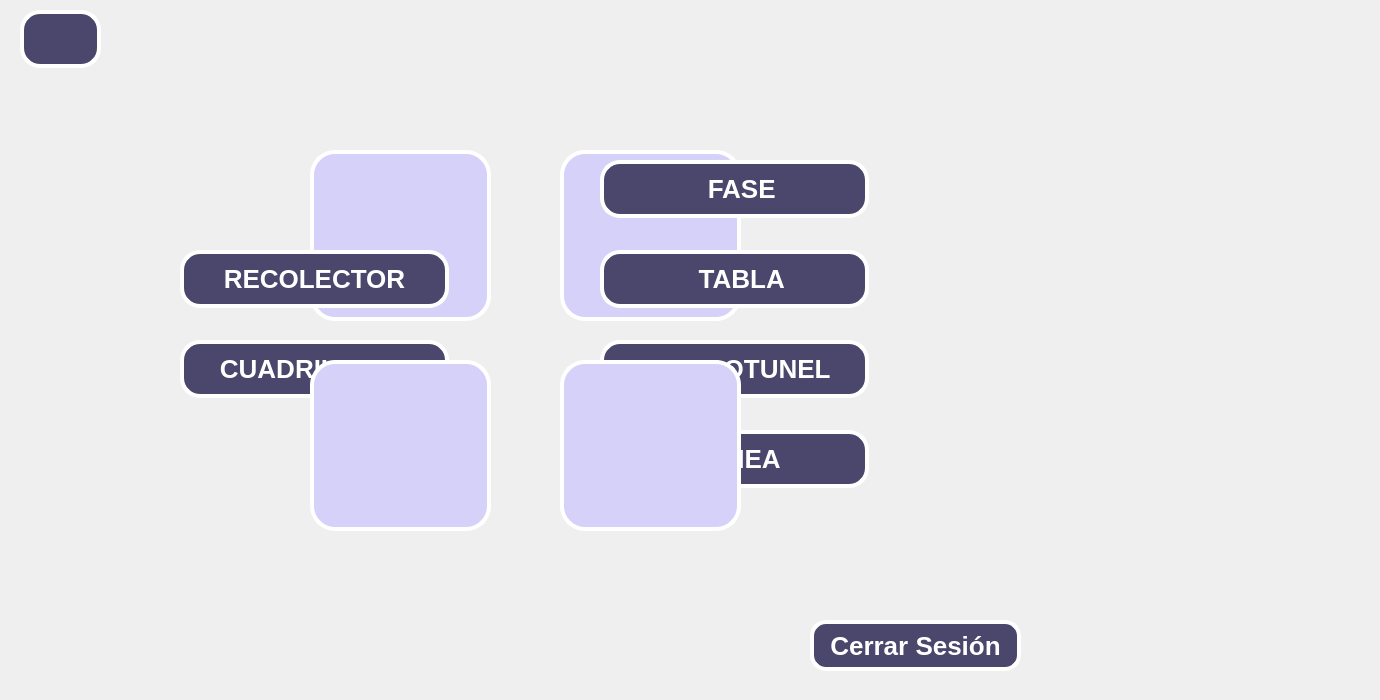
    <widget class="QWidget" name="main_page">
     <widget class="QLabel" name="Fondo_Lbl">
      <property name="geometry">
       <rect>
        <x>-280</x>
        <y>0</y>
        <width>1371</width>
        <height>691</height>
       </rect>
      </property>
      <property name="font">
       <font>
        <family>Segoe UI</family>
        <pointsize>12</pointsize>
        <weight>75</weight>
        <bold>true</bold>
       </font>
      </property>
      <property name="styleSheet">
       <string notr="true">background-image: url(:/images/iconos/fondos/arandanos_fondo_2.jpg);</string>
      </property>
      <property name="text">
       <string/>
      </property>
     </widget>
     <widget class="QPushButton" name="CerrarSession_Btn">
      <property name="geometry">
       <rect>
        <x>810</x>
        <y>620</y>
        <width>211</width>
        <height>51</height>
       </rect>
      </property>
      <property name="font">
       <font>
        <family>Segoe UI</family>
        <pointsize>-1</pointsize>
        <weight>81</weight>
        <bold>true</bold>
       </font>
      </property>
      <property name="layoutDirection">
       <enum>Qt::RightToLeft</enum>
      </property>
      <property name="styleSheet">
       <string notr="true">QPushButton {
    background-color: rgb(74, 70, 108);
    border: 4px solid white;
    border-radius: 16px;
    color: white;  
    font-family: &quot;Segoe UI&quot;;
    font-size: 26px;
    font-weight: 650; 
}

/* Hover: Morado más oscuro pero vibrante (resalta sin ser claro) */
QPushButton:hover {
    background-color: #938BB6;  /* Morado &quot;SlateBlue&quot; (oscuro pero saturado) */
    border: 4px solid rgba(255, 255, 255, 0.95);  /* Borde más nítido */
}
</string>
      </property>
      <property name="text">
       <string>Cerrar Sesión</string>
      </property>
      <property name="iconSize">
       <size>
        <width>32</width>
        <height>32</height>
       </size>
      </property>
     </widget>
     <widget class="QToolButton" name="CosechaMenu_Btn">
      <property name="geometry">
       <rect>
        <x>560</x>
        <y>150</y>
        <width>181</width>
        <height>171</height>
       </rect>
      </property>
      <property name="font">
       <font>
        <family>Segoe UI</family>
        <pointsize>-1</pointsize>
        <weight>81</weight>
        <bold>true</bold>
       </font>
      </property>
      <property name="styleSheet">
       <string notr="true">QToolButton {
    background-color: rgb(213, 209, 248);
    color: black;
    border-radius: 25px;
    padding: 10px 15px;
    border: 4px solid white;
    font-family: &quot;Segoe UI&quot;;
    font-size: 28px;
    font-weight: 650;
    spacing: 10px; /* Espacio entre icono y texto */
    qproperty-toolButtonStyle: ToolButtonTextBesideIcon;
}

/*
QToolButton:hover {
    background-color: rgb(193, 189, 228);
    border: 4px solid rgb(230, 230, 230);
}


QToolButton:hover &gt; QLabel {

    background-color: transparent;
}
*/

QToolButton:hover {
    background-color: #938BB6;   /* Morado &quot;SlateBlue&quot; (oscuro pero saturado) */
    border: 4px solid rgba(255, 255, 255, 0.95);  /* Borde más nítido */
}
</string>
      </property>
      <property name="text">
       <string/>
      </property>
      <property name="icon">
       <iconset resource="../resources/resources.qrc">
        <normaloff>:/images/iconos/botones/basket.png</normaloff>:/images/iconos/botones/basket.png</iconset>
      </property>
      <property name="iconSize">
       <size>
        <width>144</width>
        <height>144</height>
       </size>
      </property>
      <property name="toolButtonStyle">
       <enum>Qt::ToolButtonTextBesideIcon</enum>
      </property>
     </widget>
     <widget class="QToolButton" name="ShowModulosCosecha_Btn">
      <property name="geometry">
       <rect>
        <x>310</x>
        <y>150</y>
        <width>181</width>
        <height>171</height>
       </rect>
      </property>
      <property name="sizePolicy">
       <sizepolicy hsizetype="Ignored" vsizetype="Ignored">
        <horstretch>0</horstretch>
        <verstretch>0</verstretch>
       </sizepolicy>
      </property>
      <property name="font">
       <font>
        <family>Segoe UI</family>
        <pointsize>-1</pointsize>
        <weight>81</weight>
        <bold>true</bold>
       </font>
      </property>
      <property name="whatsThis">
       <string>&lt;html&gt;&lt;head/&gt;&lt;body&gt;&lt;p align=&quot;center&quot;&gt;CONFIGURACIÓN DE      COSECHA&lt;/p&gt;&lt;/body&gt;&lt;/html&gt;</string>
      </property>
      <property name="styleSheet">
       <string notr="true">QToolButton {
    background-color: rgb(213, 209, 248);
    color: black;
    border-radius: 25px;
    padding: 10px 15px;
    border: 4px solid white;
    font-family: &quot;Segoe UI&quot;;
    font-size: 28px;
    font-weight: 650;
    spacing: 10px; /* Espacio entre icono y texto */
    qproperty-toolButtonStyle: ToolButtonTextBesideIcon;
}

QToolButton:hover {
    background-color: #938BB6;  /* Morado &quot;SlateBlue&quot; (oscuro pero saturado) */
    border: 4px solid rgba(255, 255, 255, 0.95);  /* Borde más nítido */
}
</string>
      </property>
      <property name="text">
       <string/>
      </property>
      <property name="icon">
       <iconset resource="../resources/resources.qrc">
        <normaloff>:/images/iconos/botones/database_config_menu.svg</normaloff>:/images/iconos/botones/database_config_menu.svg</iconset>
      </property>
      <property name="iconSize">
       <size>
        <width>144</width>
        <height>144</height>
       </size>
      </property>
      <property name="popupMode">
       <enum>QToolButton::DelayedPopup</enum>
      </property>
      <property name="toolButtonStyle">
       <enum>Qt::ToolButtonTextBesideIcon</enum>
      </property>
      <property name="autoRaise">
       <bool>false</bool>
      </property>
      <property name="arrowType">
       <enum>Qt::NoArrow</enum>
      </property>
     </widget>
     <widget class="QPushButton" name="Back_MenuPrincipalModulos_Btn">
      <property name="geometry">
       <rect>
        <x>20</x>
        <y>10</y>
        <width>81</width>
        <height>58</height>
       </rect>
      </property>
      <property name="font">
       <font>
        <family>Segoe UI</family>
        <pointsize>-1</pointsize>
        <weight>81</weight>
        <bold>true</bold>
       </font>
      </property>
      <property name="styleSheet">
       <string notr="true">QPushButton {
    background-color: rgb(74, 70, 108);
    border: 4px solid white;
    border-radius: 20px;
    color: white;  
    font-family: &quot;Segoe UI&quot;;
    font-size: 26px;
    font-weight: 650; 
}

/* Hover: Morado más oscuro pero vibrante (resalta sin ser claro) */
QPushButton:hover {
    background-color: #938BB6;  /* Morado &quot;SlateBlue&quot; (oscuro pero saturado) */
    border: 4px solid rgba(255, 255, 255, 0.95);  /* Borde más nítido */
}
</string>
      </property>
      <property name="text">
       <string/>
      </property>
      <property name="icon">
       <iconset resource="../resources/resources.qrc">
        <normaloff>:/images/iconos/etiquetas/back_svg1.svg</normaloff>:/images/iconos/etiquetas/back_svg1.svg</iconset>
      </property>
      <property name="iconSize">
       <size>
        <width>42</width>
        <height>42</height>
       </size>
      </property>
     </widget>
     <widget class="QPushButton" name="MacrotunelMenu_Btn">
      <property name="geometry">
       <rect>
        <x>600</x>
        <y>340</y>
        <width>269</width>
        <height>58</height>
       </rect>
      </property>
      <property name="font">
       <font>
        <family>Segoe UI</family>
        <pointsize>-1</pointsize>
        <weight>81</weight>
        <bold>true</bold>
       </font>
      </property>
      <property name="styleSheet">
       <string notr="true">QPushButton {
    background-color: rgb(74, 70, 108);
    border: 4px solid white;
    border-radius: 20px;
    color: white;  
    font-family: &quot;Segoe UI&quot;;
    font-size: 26px;
    font-weight: 650; 
}

/* Hover: Morado más oscuro pero vibrante (resalta sin ser claro) */
QPushButton:hover {
    background-color: #938BB6;  /* Morado &quot;SlateBlue&quot; (oscuro pero saturado) */
    border: 4px solid rgba(255, 255, 255, 0.95);  /* Borde más nítido */
}
</string>
      </property>
      <property name="text">
       <string> MACROTUNEL</string>
      </property>
      <property name="icon">
       <iconset resource="../resources/resources.qrc">
        <normaloff>:/images/iconos/etiquetas/macrotunel_svg1.svg</normaloff>:/images/iconos/etiquetas/macrotunel_svg1.svg</iconset>
      </property>
      <property name="iconSize">
       <size>
        <width>44</width>
        <height>44</height>
       </size>
      </property>
     </widget>
     <widget class="QPushButton" name="TablaMenu_Btn">
      <property name="geometry">
       <rect>
        <x>600</x>
        <y>250</y>
        <width>269</width>
        <height>58</height>
       </rect>
      </property>
      <property name="font">
       <font>
        <family>Segoe UI</family>
        <pointsize>-1</pointsize>
        <weight>81</weight>
        <bold>true</bold>
       </font>
      </property>
      <property name="styleSheet">
       <string notr="true">QPushButton {
    background-color: rgb(74, 70, 108);
    border: 4px solid white;
    border-radius: 20px;
    color: white;  
    font-family: &quot;Segoe UI&quot;;
    font-size: 26px;
    font-weight: 650; 
}

/* Hover: Morado más oscuro pero vibrante (resalta sin ser claro) */
QPushButton:hover {
    background-color: #938BB6;  /* Morado &quot;SlateBlue&quot; (oscuro pero saturado) */
    border: 4px solid rgba(255, 255, 255, 0.95);  /* Borde más nítido */
}
</string>
      </property>
      <property name="text">
       <string>  TABLA</string>
      </property>
      <property name="icon">
       <iconset resource="../resources/resources.qrc">
        <normaloff>:/images/iconos/etiquetas/tabla_greenhouseW.svg</normaloff>:/images/iconos/etiquetas/tabla_greenhouseW.svg</iconset>
      </property>
      <property name="iconSize">
       <size>
        <width>42</width>
        <height>42</height>
       </size>
      </property>
     </widget>
     <widget class="QPushButton" name="ColectorMenu_Btn">
      <property name="geometry">
       <rect>
        <x>180</x>
        <y>250</y>
        <width>269</width>
        <height>58</height>
       </rect>
      </property>
      <property name="font">
       <font>
        <family>Segoe UI</family>
        <pointsize>-1</pointsize>
        <weight>81</weight>
        <bold>true</bold>
       </font>
      </property>
      <property name="styleSheet">
       <string notr="true">QPushButton {
    background-color: rgb(74, 70, 108);
    border: 4px solid white;
    border-radius: 20px;
    color: white;  
    font-family: &quot;Segoe UI&quot;;
    font-size: 26px;
    font-weight: 650; 
}

/* Hover: Morado más oscuro pero vibrante (resalta sin ser claro) */
QPushButton:hover {
    background-color: #938BB6;  /* Morado &quot;SlateBlue&quot; (oscuro pero saturado) */
    border: 4px solid rgba(255, 255, 255, 0.95);  /* Borde más nítido */
}
</string>
      </property>
      <property name="text">
       <string>RECOLECTOR</string>
      </property>
      <property name="icon">
       <iconset resource="../resources/resources.qrc">
        <normaloff>:/images/iconos/botones/userHatW.svg</normaloff>:/images/iconos/botones/userHatW.svg</iconset>
      </property>
      <property name="iconSize">
       <size>
        <width>48</width>
        <height>48</height>
       </size>
      </property>
     </widget>
     <widget class="QPushButton" name="CuadrilleroMenu_Btn">
      <property name="geometry">
       <rect>
        <x>180</x>
        <y>340</y>
        <width>269</width>
        <height>58</height>
       </rect>
      </property>
      <property name="font">
       <font>
        <family>Segoe UI</family>
        <pointsize>-1</pointsize>
        <weight>81</weight>
        <bold>true</bold>
       </font>
      </property>
      <property name="styleSheet">
       <string notr="true">QPushButton {
    background-color: rgb(74, 70, 108);
    border: 4px solid white;
    border-radius: 20px;
    color: white;  
    font-family: &quot;Segoe UI&quot;;
    font-size: 26px;
    font-weight: 650; 
}

/* Hover: Morado más oscuro pero vibrante (resalta sin ser claro) */
QPushButton:hover {
    background-color: #938BB6;  /* Morado &quot;SlateBlue&quot; (oscuro pero saturado) */
    border: 4px solid rgba(255, 255, 255, 0.95);  /* Borde más nítido */
}
</string>
      </property>
      <property name="text">
       <string>CUADRILLERO</string>
      </property>
      <property name="icon">
       <iconset resource="../resources/resources.qrc">
        <normaloff>:/images/iconos/etiquetas/pickup_truck 1.svg</normaloff>:/images/iconos/etiquetas/pickup_truck 1.svg</iconset>
      </property>
      <property name="iconSize">
       <size>
        <width>56</width>
        <height>56</height>
       </size>
      </property>
     </widget>
     <widget class="QToolButton" name="Sabana_Btn">
      <property name="geometry">
       <rect>
        <x>310</x>
        <y>360</y>
        <width>181</width>
        <height>171</height>
       </rect>
      </property>
      <property name="font">
       <font>
        <family>Segoe UI</family>
        <pointsize>-1</pointsize>
        <weight>81</weight>
        <bold>true</bold>
       </font>
      </property>
      <property name="styleSheet">
       <string notr="true">QToolButton {
    background-color: rgb(213, 209, 248);
    color: black;
    border-radius: 25px;
    padding: 10px 15px;
    border: 4px solid white;
    font-family: &quot;Segoe UI&quot;;
    font-size: 28px;
    font-weight: 650;
    spacing: 10px; /* Espacio entre icono y texto */
    qproperty-toolButtonStyle: ToolButtonTextBesideIcon;
}

/*
QToolButton:hover {
    background-color: rgb(193, 189, 228);
    border: 4px solid rgb(230, 230, 230);
}


QToolButton:hover &gt; QLabel {

    background-color: transparent;
}
*/

QToolButton:hover {
    background-color: #938BB6;   /* Morado &quot;SlateBlue&quot; (oscuro pero saturado) */
    border: 4px solid rgba(255, 255, 255, 0.95);  /* Borde más nítido */
}
</string>
      </property>
      <property name="text">
       <string/>
      </property>
      <property name="icon">
       <iconset resource="../resources/resources.qrc">
        <normaloff>:/images/iconos/botones/archivo.svg</normaloff>:/images/iconos/botones/archivo.svg</iconset>
      </property>
      <property name="iconSize">
       <size>
        <width>144</width>
        <height>144</height>
       </size>
      </property>
      <property name="toolButtonStyle">
       <enum>Qt::ToolButtonTextBesideIcon</enum>
      </property>
     </widget>
     <widget class="QPushButton" name="FaseMenu_Btn">
      <property name="geometry">
       <rect>
        <x>600</x>
        <y>160</y>
        <width>269</width>
        <height>58</height>
       </rect>
      </property>
      <property name="font">
       <font>
        <family>Segoe UI</family>
        <pointsize>-1</pointsize>
        <weight>81</weight>
        <bold>true</bold>
       </font>
      </property>
      <property name="styleSheet">
       <string notr="true">QPushButton {
    background-color: rgb(74, 70, 108);
    border: 4px solid white;
    border-radius: 20px;
    color: white;  
    font-family: &quot;Segoe UI&quot;;
    font-size: 26px;
    font-weight: 650; 
}

/* Hover: Morado más oscuro pero vibrante (resalta sin ser claro) */
QPushButton:hover {
    background-color: #938BB6;  /* Morado &quot;SlateBlue&quot; (oscuro pero saturado) */
    border: 4px solid rgba(255, 255, 255, 0.95);  /* Borde más nítido */
}
</string>
      </property>
      <property name="text">
       <string>  FASE</string>
      </property>
      <property name="icon">
       <iconset resource="../resources/resources.qrc">
        <normaloff>:/images/iconos/botones/fase_menu_w.png</normaloff>:/images/iconos/botones/fase_menu_w.png</iconset>
      </property>
      <property name="iconSize">
       <size>
        <width>42</width>
        <height>42</height>
       </size>
      </property>
     </widget>
     <widget class="QPushButton" name="LineaMenu_Btn">
      <property name="geometry">
       <rect>
        <x>600</x>
        <y>430</y>
        <width>269</width>
        <height>58</height>
       </rect>
      </property>
      <property name="font">
       <font>
        <family>Segoe UI</family>
        <pointsize>-1</pointsize>
        <weight>81</weight>
        <bold>true</bold>
       </font>
      </property>
      <property name="styleSheet">
       <string notr="true">QPushButton {
    background-color: rgb(74, 70, 108);
    border: 4px solid white;
    border-radius: 20px;
    color: white;  
    font-family: &quot;Segoe UI&quot;;
    font-size: 26px;
    font-weight: 650; 
   /* qproperty-alignment: AlignCenter;*/
}

/* Hover: Morado más oscuro pero vibrante (resalta sin ser claro) */
QPushButton:hover {
    background-color: #938BB6;  /* Morado &quot;SlateBlue&quot; (oscuro pero saturado) */
    border: 4px solid rgba(255, 255, 255, 0.95);  /* Borde más nítido */
}
</string>
      </property>
      <property name="text">
       <string>  LINEA</string>
      </property>
      <property name="icon">
       <iconset resource="../resources/resources.qrc">
        <normaloff>:/images/iconos/botones/berries_white.png</normaloff>:/images/iconos/botones/berries_white.png</iconset>
      </property>
      <property name="iconSize">
       <size>
        <width>44</width>
        <height>44</height>
       </size>
      </property>
     </widget>
     <widget class="QToolButton" name="CheckingMenu_Btn">
      <property name="geometry">
       <rect>
        <x>560</x>
        <y>360</y>
        <width>181</width>
        <height>171</height>
       </rect>
      </property>
      <property name="font">
       <font>
        <family>Segoe UI</family>
        <pointsize>-1</pointsize>
        <weight>81</weight>
        <bold>true</bold>
       </font>
      </property>
      <property name="styleSheet">
       <string notr="true">QToolButton {
    background-color: rgb(213, 209, 248);
    color: black;
    border-radius: 25px;
    padding: 10px 15px;
    border: 4px solid white;
    font-family: &quot;Segoe UI&quot;;
    font-size: 28px;
    font-weight: 650;
    spacing: 10px; /* Espacio entre icono y texto */
    qproperty-toolButtonStyle: ToolButtonTextBesideIcon;
}

/*
QToolButton:hover {
    background-color: rgb(193, 189, 228);
    border: 4px solid rgb(230, 230, 230);
}


QToolButton:hover &gt; QLabel {

    background-color: transparent;
}
*/

QToolButton:hover {
    background-color: #938BB6;   /* Morado &quot;SlateBlue&quot; (oscuro pero saturado) */
    border: 4px solid rgba(255, 255, 255, 0.95);  /* Borde más nítido */
}
</string>
      </property>
      <property name="text">
       <string/>
      </property>
      <property name="icon">
       <iconset resource="../resources/resources.qrc">
        <normaloff>:/images/iconos/botones/check_hat.png</normaloff>:/images/iconos/botones/check_hat.png</iconset>
      </property>
      <property name="iconSize">
       <size>
        <width>250</width>
        <height>250</height>
       </size>
      </property>
      <property name="popupMode">
       <enum>QToolButton::DelayedPopup</enum>
      </property>
      <property name="toolButtonStyle">
       <enum>Qt::ToolButtonTextBesideIcon</enum>
      </property>
     </widget>
     <zorder>Fondo_Lbl</zorder>
     <zorder>LineaMenu_Btn</zorder>
     <zorder>CerrarSession_Btn</zorder>
     <zorder>CosechaMenu_Btn</zorder>
     <zorder>ShowModulosCosecha_Btn</zorder>
     <zorder>Back_MenuPrincipalModulos_Btn</zorder>
     <zorder>TablaMenu_Btn</zorder>
     <zorder>ColectorMenu_Btn</zorder>
     <zorder>CuadrilleroMenu_Btn</zorder>
     <zorder>Sabana_Btn</zorder>
     <zorder>MacrotunelMenu_Btn</zorder>
     <zorder>FaseMenu_Btn</zorder>
     <zorder>CheckingMenu_Btn</zorder>
    </widget>
